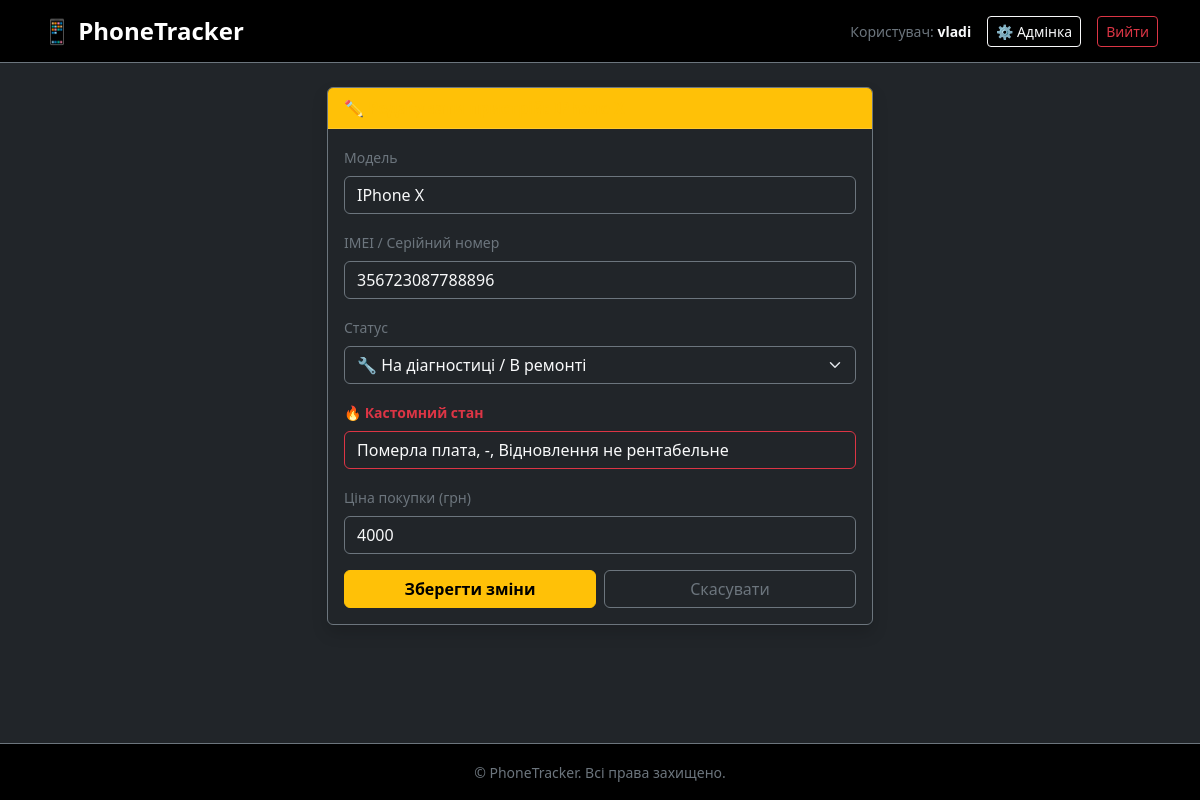
The page /edit/4/ (signed in) on the database as committed earlier.
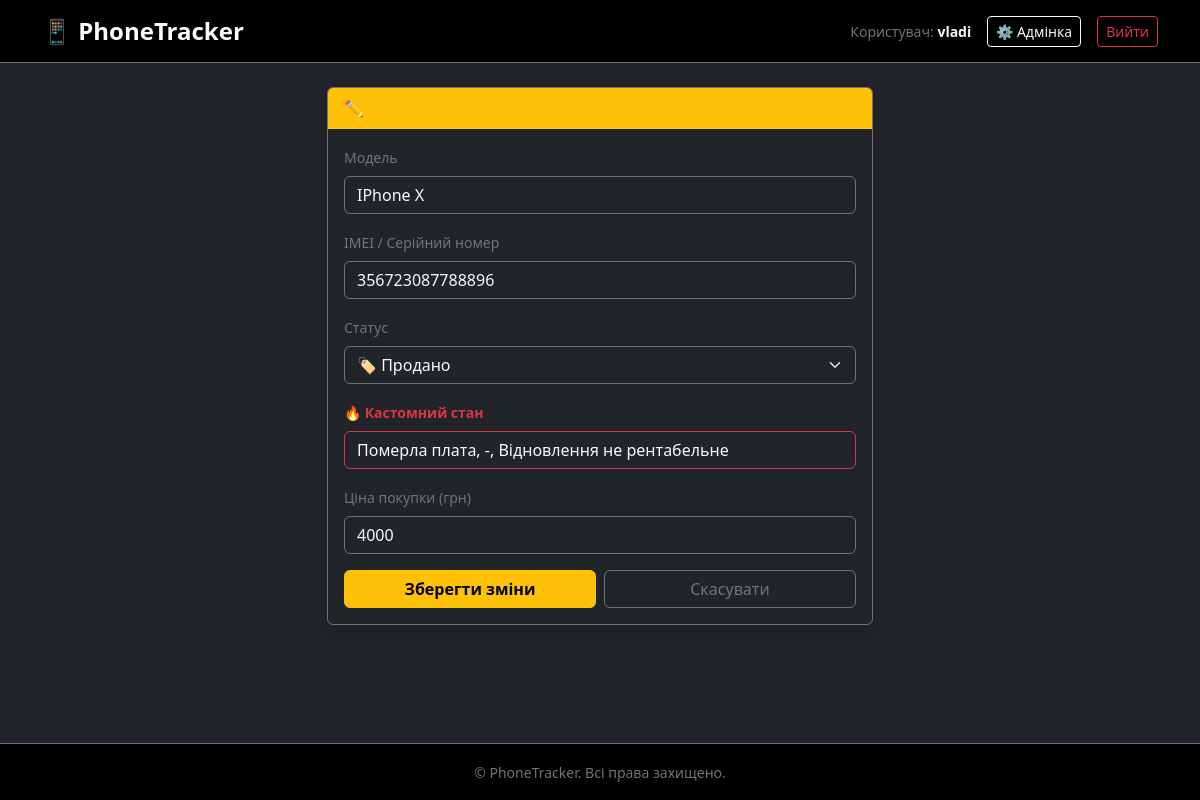
The same page on the database as committed later.
### inventory/models.py (models this page shows, shortened)
class Device(models.Model):
    STATUS_CHOICES = [
        ('in_repair', 'На діагностиці / В ремонті'),
        ('ready', 'Готовий до продажу'),
        ('sold', 'Продано'),
    ]
    model_name = models.CharField(max_length=100, verbose_name="Модель (напр. iPhone 11 Pro)")
    imei_or_serial = models.CharField(max_length=50, unique=True, verbose_name="IMEI / Серійник")
    status = models.CharField(max_length=20, choices=STATUS_CHOICES, default='in_repair')
    custom_status = models.CharField(max_length=100, blank=True, default='', verbose_name="Кастомний стан")
    purchase_price = models.IntegerField(verbose_name="Ціна покупки (грн)")

### inventory/views.py (the view, shortened to what this page needs)
# urls.py: path('edit/<int:pk>/', DeviceEditView.as_view(), name='edit_device'),
class DeviceEditView(LoginRequiredMixin, View):
    login_url = '/login/'
    def get(self, request, pk):
        device = get_object_or_404(Device, pk=pk)
        return render(request, 'phone/edit.html', {'device': device})

### templates/phone/edit.html (shortened to what this page needs)
{% extends 'phone/base.html' %}
{% block content %}
<div class="row justify-content-center">
    <div class="col-md-6">
        <div class="card border-secondary shadow">
            <div class="card-header bg-warning bg-opacity-20 text-warning fw-bold">
                ✏️ Редагувати пристрій: {{ device.model_name }}
            </div>
            <div class="card-body">
                <form method="POST">
                    <div class="mb-3">
                        <label class="form-label text-secondary small">Модель</label>
                        <input type="text" name="model_name" value="{{ device.model_name }}" class="form-control bg-dark text-light border-secondary" required>
                    </div>
                    <div class="mb-3">
                        <label class="form-label text-secondary small">IMEI / Серійний номер</label>
                        <input type="text" name="imei_or_serial" value="{{ device.imei_or_serial }}" class="form-control bg-dark text-light border-secondary" required>
                    </div>
                    <div class="mb-3">
                        <label class="form-label text-secondary small">Статус</label>
                        <select name="status" class="form-select bg-dark text-light border-secondary">
                            <option value="in_repair" {% if device.status == "in_repair" %}selected{% endif %}>🔧 На діагностиці / В ремонті</option>
                            <option value="sold" {% if device.status == "sold" %}selected{% endif %}>🏷️ Продано</option>
                        </select>
                    </div>
                    <div class="mb-3">
                        <label class="form-label text-danger small fw-bold">🔥 Кастомний стан</label>
                        <input type="text" name="custom_status" value="{{ device.custom_status }}" class="form-control bg-dark text-light border-danger">
                    </div>
                    <div class="mb-3">
                        <label class="form-label text-secondary small">Ціна покупки (грн)</label>
                        <input type="number" step="0.01" name="purchase_price" value="{{ device.purchase_price }}" class="form-control bg-dark text-light border-secondary" required>
                    </div>
                    <div class="d-flex gap-2">
                        <button type="submit" class="btn btn-warning w-100 fw-bold">Зберегти зміни</button>
                        <a href="{% url 'home' %}" class="btn btn-outline-secondary w-100">Скасувати</a>
                    </div>
                </form>
            </div>
        </div>
    </div>
</div>
{% endblock %}

Rows that differ between the two databases and show on the page:
changed Device "IPhone X": status "🔧 На діагностиці / В ремонті" → "🏷️ Продано"
